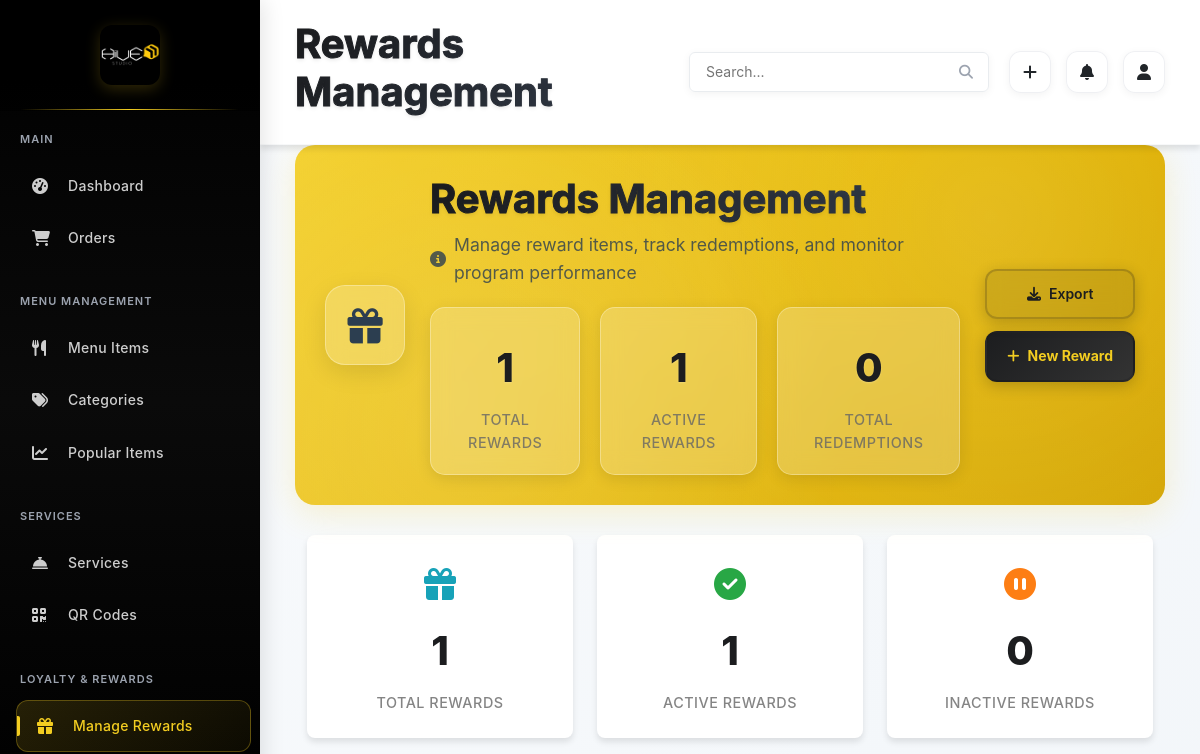
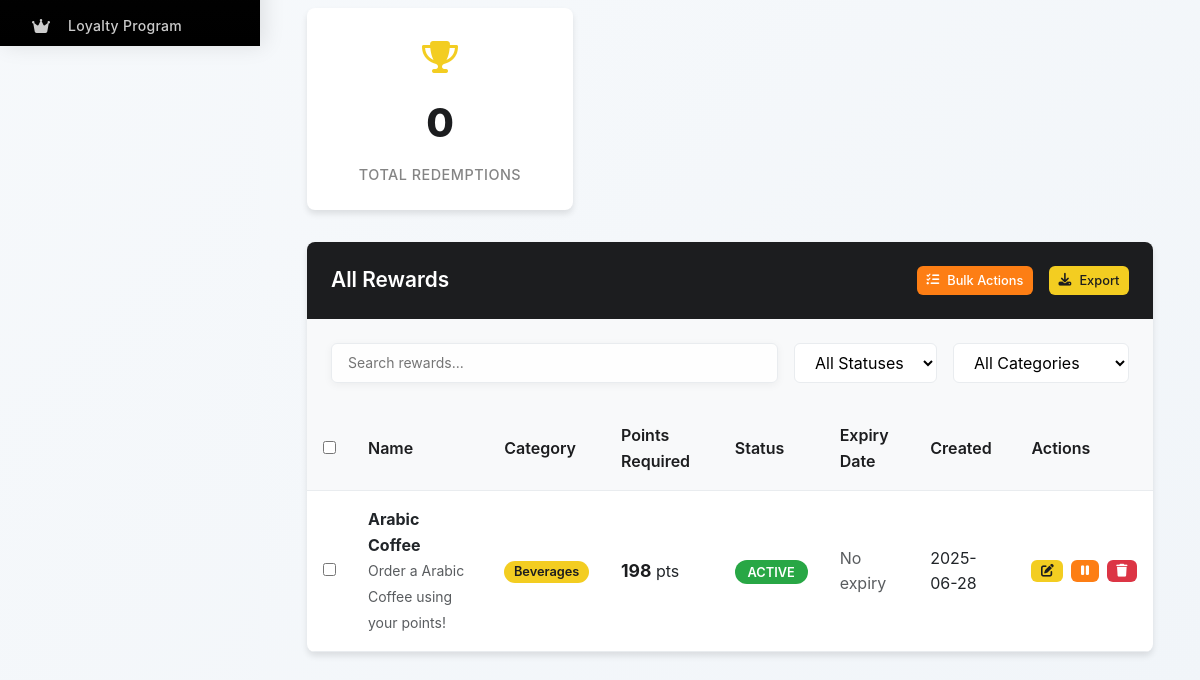
Before: /admin/rewards (signed in) with the older database file (2 pictures, top to bottom).
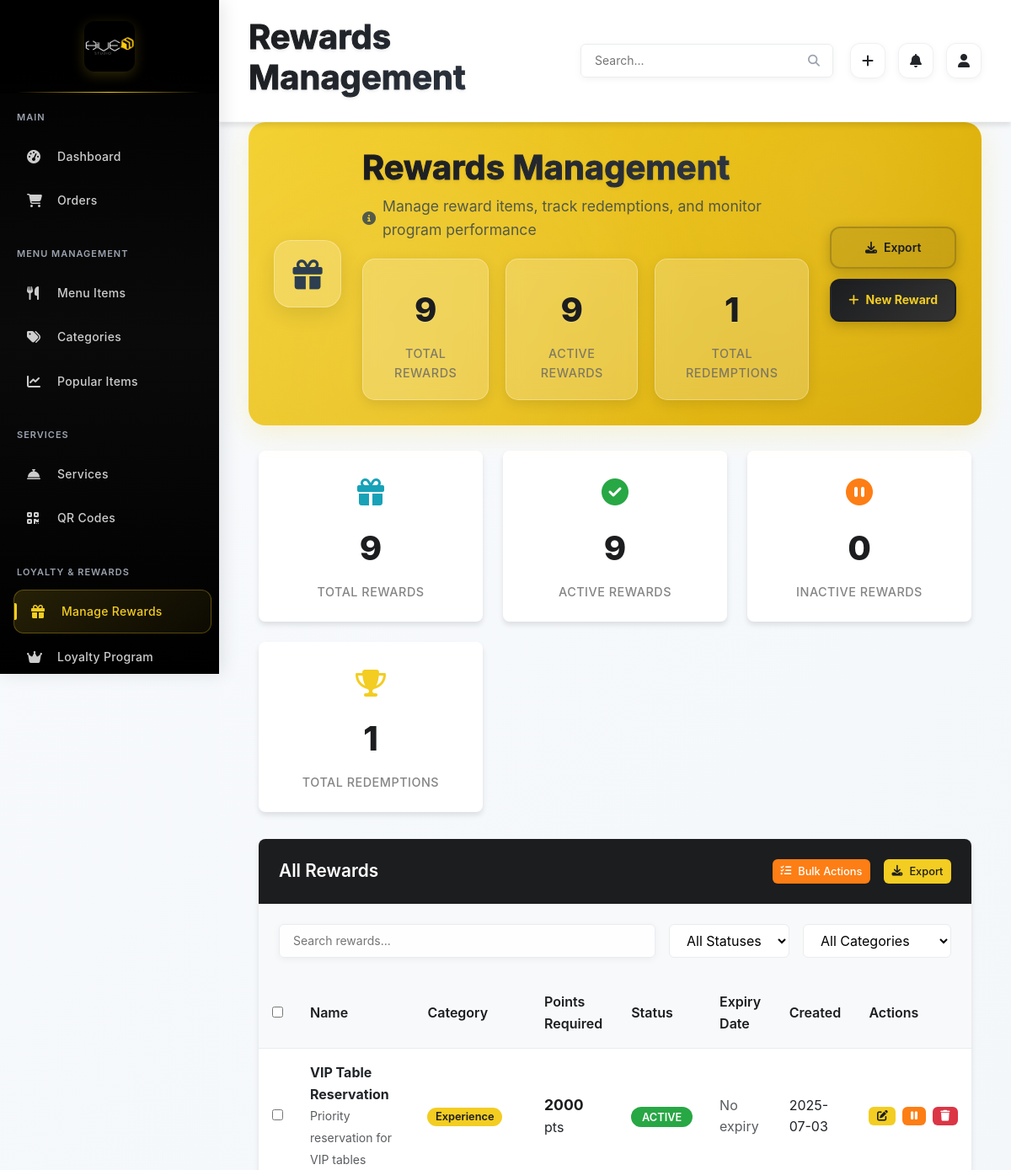
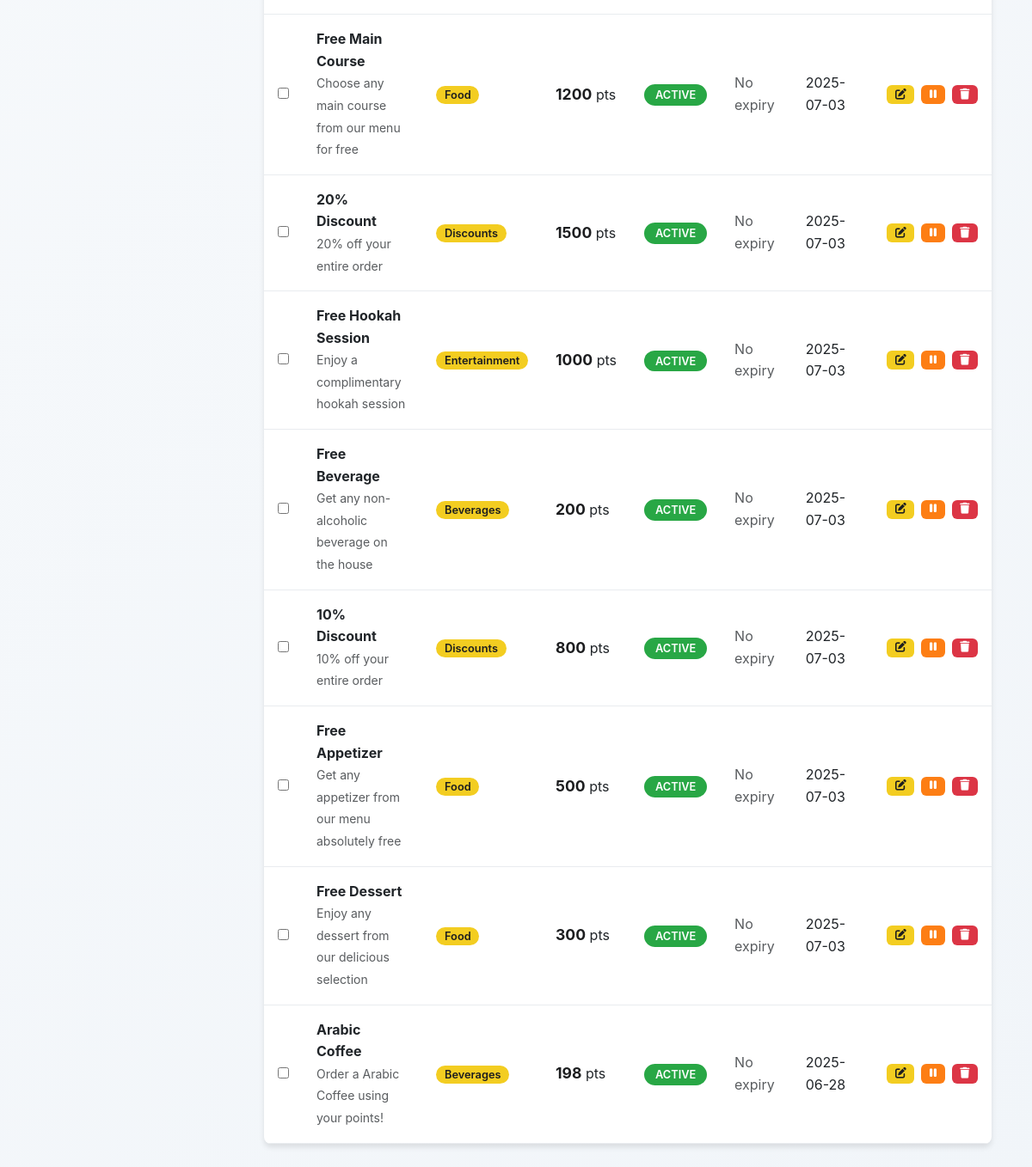
After: the same page with the newer database file (2 pictures, top to bottom).
### app/models.py (models this page shows, shortened)
class RewardItem(db.Model):
    __tablename__ = 'reward_items'
    reward_id = db.Column(db.Integer, primary_key=True)
    name = db.Column(db.String(100), nullable=False)
    description = db.Column(db.Text, nullable=True)
    points_required = db.Column(db.Integer, nullable=False)
    item_id = db.Column(db.Integer, db.ForeignKey('menu_items.item_id'), nullable=True)
    category = db.Column(db.String(50), nullable=True)
    status = db.Column(db.Enum('active', 'inactive', 'expired', name='reward_status'),
                      nullable=False, default='active')
    expiry_date = db.Column(db.DateTime, nullable=True)
    created_at = db.Column(db.DateTime, default=datetime.utcnow)
    redemptions = db.relationship('RewardRedemption', backref='reward', lazy='dynamic')

### app/modules/admin/routes.py (the view)
@bp.route('/rewards')
@login_required
def rewards_management():
    if not current_user.is_admin():
        return redirect(url_for('main.index'))
    page = request.args.get('page', 1, type=int)
    per_page = 20
    rewards = RewardItem.query.order_by(RewardItem.created_at.desc()).paginate(
        page=page, per_page=per_page, error_out=False
    )
    total_rewards = RewardItem.query.count()
    active_rewards = RewardItem.query.filter_by(status='active').count()
    inactive_rewards = RewardItem.query.filter_by(status='inactive').count()
    total_redemptions = RewardRedemption.query.count()
    recent_redemptions = RewardRedemption.query.order_by(
        RewardRedemption.redemption_date.desc()
    ).limit(10).all()
    return render_template('rewards_management.html',
                         rewards=rewards,
                         total_rewards=total_rewards,
                         active_rewards=active_rewards,
                         inactive_rewards=inactive_rewards,
                         total_redemptions=total_redemptions,
                         recent_redemptions=recent_redemptions,
                         datetime=datetime)

### app/modules/admin/templates/rewards_management.html (shortened to what this page needs)
{% extends "base.html" %}
{% block page_title %}Rewards Management{% endblock %}
{% block content %}
<div class="page-header">
    <div class="header-background">
        <div class="header-pattern"></div>
        <div class="header-gradient"></div>
    </div>
    <div class="header-content">
        <div class="header-icon-container">
            <div class="header-icon">
                <i class="fas fa-gift"></i>
            </div>
        </div>
        <div class="header-text">
            <h1 class="page-title">Rewards Management</h1>
            <p class="page-description">
                <i class="fas fa-info-circle"></i>
                Manage reward items, track redemptions, and monitor program performance
            </p>
            <div class="header-stats">
                <div class="stat-item">
                    <span class="stat-number">{{ total_rewards if total_rewards else 0 }}</span>
                    <span class="stat-label">Total Rewards</span>
                </div>
                <div class="stat-item">
                    <span class="stat-number">{{ active_rewards if active_rewards else 0 }}</span>
                    <span class="stat-label">Active Rewards</span>
                </div>
                <div class="stat-item">
                    <span class="stat-number">{{ total_redemptions if total_redemptions else 0 }}</span>
                    <span class="stat-label">Total Redemptions</span>
                </div>
            </div>
        </div>
        <div class="header-actions">
            <button class="header-btn header-btn-secondary" onclick="exportRewards()">
                <i class="fas fa-download"></i>
                <span>Export</span>
            </button>
            <a href="{{ url_for('admin.add_reward') }}" class="header-btn header-btn-primary">
                <i class="fas fa-plus"></i>
                <span>New Reward</span>
            </a>
        </div>
    </div>
</div>
<div class="container-fluid">
    <div class="stats-row">
        <div class="stat-card total">
            <div class="stat-icon">
                <i class="fas fa-gift"></i>
            </div>
            <div class="stat-number">{{ total_rewards if total_rewards else 0 }}</div>
            <p class="stat-label">Total Rewards</p>
        </div>
        <div class="stat-card active">
            <div class="stat-icon">
                <i class="fas fa-check-circle"></i>
            </div>
            <div class="stat-number">{{ active_rewards }}</div>
            <p class="stat-label">Active Rewards</p>
        </div>
        <div class="stat-card inactive">
            <div class="stat-icon">
                <i class="fas fa-pause-circle"></i>
            </div>
            <div class="stat-number">{{ inactive_rewards }}</div>
            <p class="stat-label">Inactive Rewards</p>
        </div>
        <div class="stat-card redemptions">
            <div class="stat-icon">
                <i class="fas fa-trophy"></i>
            </div>
            <div class="stat-number">{{ total_redemptions }}</div>
            <p class="stat-label">Total Redemptions</p>
        </div>
    </div>
    <div class="rewards-table-container">
        <div class="table-header">
            <h2 class="table-title">All Rewards</h2>
            <div class="table-actions">
                <button class="btn btn-warning btn-sm" onclick="toggleBulkActions()">
                    <i class="fas fa-tasks"></i>
                    Bulk Actions
                </button>
                <button class="btn btn-primary btn-sm" onclick="exportRewards()">
                    <i class="fas fa-download"></i>
                    Export
                </button>
            </div>
        </div>
        <div class="search-filters">
            <input type="text" class="search-input" placeholder="Search rewards..." id="searchInput">
            <select class="filter-select" id="statusFilter">
                <option value="">All Statuses</option>
            </select>
            <select class="filter-select" id="categoryFilter">
                <option value="">All Categories</option>
            </select>
        </div>
        <table class="rewards-table">
            <thead>
                <tr>
                    <th>
                        <input type="checkbox" id="selectAll" onchange="toggleSelectAll()">
                    </th>
                    <th>Name</th>
                    <th>Category</th>
                    <th>Points Required</th>
                    <th>Status</th>
                    <th>Expiry Date</th>
                    <th>Created</th>
                    <th>Actions</th>
                </tr>
            </thead>
            <tbody>
                {% for reward in rewards.items %}
                <tr>
                    <td>
                        <input type="checkbox" class="reward-checkbox" value="{{ reward.reward_id }}" onchange="updateSelection()">
                    </td>
                    <td>
                        <strong>{{ reward.name }}</strong>
                        {% if reward.description %}
                        <br><small class="text-muted">{{ reward.description[:50] }}{% if reward.description|length > 50 %}...{% endif %}</small>
                        {% endif %}
                    </td>
                    <td>
                        {% if reward.category %}
                        <span class="reward-category">{{ reward.category }}</span>
                        {% else %}
                        <span class="text-muted">No category</span>
                        {% endif %}
                    </td>
                    <td>
                        <span class="points-required">{{ reward.points_required }}</span> pts
                    </td>
                    <td>
                        <span class="status-badge status-{{ reward.status }}">
                            {{ reward.status }}
                        </span>
                    </td>
                    <td>
                        {% if reward.expiry_date %}
                        {{ reward.expiry_date.strftime('%Y-%m-%d') }}
                        {% else %}
                        <span class="text-muted">No expiry</span>
                        {% endif %}
                    </td>
                    <td>
                        {{ reward.created_at.strftime('%Y-%m-%d') }}
                    </td>
                    <td>
                        <div class="action-buttons" style="display: flex; gap: 0.5rem;">
                            <a href="{{ url_for('admin.edit_reward', reward_id=reward.reward_id) }}"
                               class="btn btn-sm btn-primary" title="Edit">
                                <i class="fas fa-edit"></i>
                            </a>
                            <button class="btn btn-sm btn-warning"
                                    onclick="toggleRewardStatus('{{ reward.reward_id }}')"
                                    title="{{ 'Deactivate' if reward.status == 'active' else 'Activate' }}">
                                <i class="fas fa-{{ 'pause' if reward.status == 'active' else 'play' }}"></i>
                            </button>
                            <button class="btn btn-sm btn-danger"
                                    onclick="deleteReward('{{ reward.reward_id }}')"
                                    title="Delete">
                                <i class="fas fa-trash"></i>
                            </button>
                        </div>
                    </td>
                </tr>
                {% endfor %}
            </tbody>
        </table>
    </div>
</div>
{% endblock %}

### app/modules/admin/templates/base.html (shortened to what this page needs)
<!DOCTYPE html>
<html lang="en">
<head>
    <link href="https://cdn.jsdelivr.net/npm/bootstrap@5.3.0/dist/css/bootstrap.min.css" rel="stylesheet" media="print" onload="this.media='all'">
    <link href="https://cdnjs.cloudflare.com/ajax/libs/font-awesome/6.4.0/css/all.min.css" rel="stylesheet" media="print" onload="this.media='all'">
    <link href="{{ url_for('static', filename='css/admin.css') }}" rel="stylesheet">
</head>
<body>
    <div class="admin-sidebar">
        <div class="sidebar-header">
            <a href="{{ url_for('admin.dashboard') }}" class="sidebar-logo">
                <img src="{{ url_for('static', filename='images/image.png') }}" alt="Logo" style="width: 60px; height: 60px; object-fit: contain;">
            </a>
        </div>
        <nav class="sidebar-nav">
            <div class="nav-section">
                <div class="nav-section-title">Main</div>
                <div class="nav-item">
                    <a href="{{ url_for('admin.dashboard') }}" class="nav-link {% if request.endpoint == 'admin.dashboard' %}active{% endif %}">
                        <i class="fas fa-tachometer-alt"></i>
                        <span class="nav-text">Dashboard</span>
                    </a>
                </div>
                <div class="nav-item">
                    <a href="{{ url_for('admin.orders') }}" class="nav-link {% if request.endpoint == 'admin.orders' %}active{% endif %}">
                        <i class="fas fa-shopping-cart"></i>
                        <span class="nav-text">Orders</span>
                    </a>
                </div>
            </div>
            <div class="nav-section">
                <div class="nav-section-title">Menu Management</div>
                <div class="nav-item">
                    <a href="{{ url_for('admin.menu_management') }}" class="nav-link {% if request.endpoint == 'admin.menu_management' %}active{% endif %}">
                        <i class="fas fa-utensils"></i>
                        <span class="nav-text">Menu Items</span>
                    </a>
                </div>
                <div class="nav-item">
                    <a href="{{ url_for('admin.category_management') }}" class="nav-link {% if request.endpoint == 'admin.category_management' %}active{% endif %}">
                        <i class="fas fa-tags"></i>
                        <span class="nav-text">Categories</span>
                    </a>
                </div>
                <div class="nav-item">
                    <a href="{{ url_for('admin.popular_items_analytics') }}" class="nav-link {% if request.endpoint == 'admin.popular_items_analytics' %}active{% endif %}">
                        <i class="fas fa-chart-line"></i>
                        <span class="nav-text">Popular Items</span>
                    </a>
                </div>
            </div>
            <div class="nav-section">
                <div class="nav-section-title">Services</div>
                <div class="nav-item">
                    <a href="{{ url_for('admin.services') }}" class="nav-link {% if request.endpoint == 'admin.services' %}active{% endif %}">
                        <i class="fas fa-concierge-bell"></i>
                        <span class="nav-text">Services</span>
                    </a>
                </div>
                <div class="nav-item">
                    <a href="{{ url_for('admin.qr_codes') }}" class="nav-link {% if request.endpoint == 'admin.qr_codes' %}active{% endif %}">
                        <i class="fas fa-qrcode"></i>
                        <span class="nav-text">QR Codes</span>
                    </a>
                </div>
            </div>
            <div class="nav-section">
                <div class="nav-section-title">Loyalty & Rewards</div>
                <div class="nav-item">
                    <a href="{{ url_for('admin.rewards_management') }}" class="nav-link {% if request.endpoint in ['admin.rewards_management', 'admin.add_reward', 'admin.edit_reward'] %}active{% endif %}">
                        <i class="fas fa-gift"></i>
                        <span class="nav-text">Manage Rewards</span>
                    </a>
                </div>
                <div class="nav-item">
                    <a href="{{ url_for('admin.loyalty_management') }}" class="nav-link {% if request.endpoint == 'admin.loyalty_management' %}active{% endif %}">
                        <i class="fas fa-crown"></i>
                        <span class="nav-text">Loyalty Program</span>
                    </a>
                </div>
            </div>
        </nav>
    </div>
    <div class="main-content">
        <div class="top-nav">
            <h1 class="page-title">{% block page_title %}Dashboard{% endblock %}</h1>
            <div class="top-nav-actions">
                <div class="search-box">
                    <input type="text" class="search-input" placeholder="Search..." id="globalSearch">
                </div>
                <div class="nav-icons">
                    <div class="dropdown">
                        <a href="#" class="nav-icon" title="Quick Actions" data-bs-toggle="dropdown">
                            <i class="fas fa-plus"></i>
                        </a>
                    </div>
                    <div class="dropdown">
                        <a href="#" class="nav-icon" title="Notifications" data-bs-toggle="dropdown" id="notificationToggle">
                            <i class="fas fa-bell"></i>
                        </a>
                    </div>
                    <div class="dropdown">
                        <a href="#" class="nav-icon" title="Profile" data-bs-toggle="dropdown">
                            <i class="fas fa-user"></i>
                        </a>
                    </div>
                </div>
            </div>
        </div>
        <div class="admin-content">
            {% block content %}{% endblock %}
        </div>
    </div>
</body>
</html>

Changed rows visible on the page:
added RewardItem: name "VIP Table Reservation", description "Priority reservation for VIP tables", category "Experience", points_required "2000", status "ACTIVE", shows "No expiry", created_at "2025-07-03"
added RewardItem: name "Free Main Course", description "Choose any main course from our menu for free", category "Food", points_required "1200", status "ACTIVE", shows "No expiry", created_at "2025-07-03"
added RewardItem: name "20% Discount", description "20% off your entire order", category "Discounts", points_required "1500", status "ACTIVE", shows "No expiry", created_at "2025-07-03"
added RewardItem: name "Free Hookah Session", description "Enjoy a complimentary hookah session", category "Entertainment", points_required "1000", status "ACTIVE", shows "No expiry", created_at "2025-07-03"
added RewardItem: name "Free Beverage", description "Get any non-alcoholic beverage on the house", category "Beverages", points_required "200", status "ACTIVE", shows "No expiry", created_at "2025-07-03"
added RewardItem: name "10% Discount", description "10% off your entire order", category "Discounts", points_required "800", status "ACTIVE", shows "No expiry", created_at "2025-07-03"
added RewardItem: name "Free Appetizer", description "Get any appetizer from our menu absolutely free", category "Food", points_required "500", status "ACTIVE", shows "No expiry", created_at "2025-07-03"
added RewardItem: name "Free Dessert", description "Enjoy any dessert from our delicious selection", category "Food", points_required "300", status "ACTIVE", shows "No expiry", created_at "2025-07-03"
Other visible differences:
{{ total_rewards if total_rewards else 0 }}: "1" → "9"
{{ active_rewards if active_rewards else 0 }}: "1" → "9"
{{ total_redemptions if total_redemptions else 0 }}: "0" → "1"
{{ active_rewards }}: "1" → "9"
{{ total_redemptions }}: "0" → "1"
